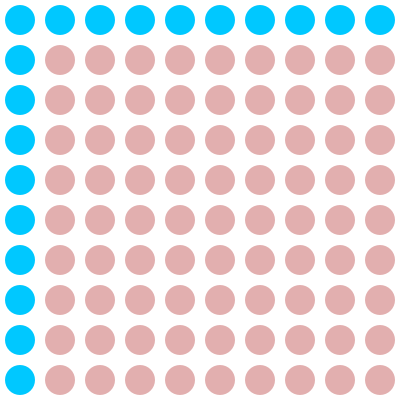
Frame 1 (no input)
Frame 60 (the mouse pressed at the canvas centre just before this capture): identical to frame 1, image omitted
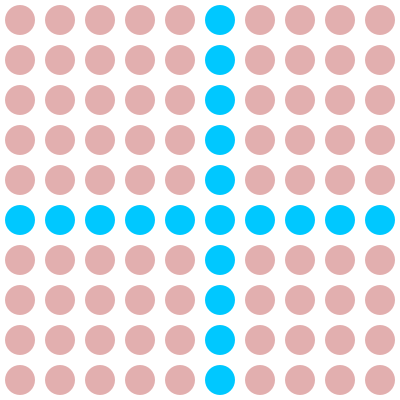
Frame 120 (the mouse held since frame 60 and released just before this capture)

The Processing sketch that drew these frames (run headless with seeded random() and noise(); from frame 60 on, the mouse is pressed at the canvas centre):

// Processing sketch: circlegridfollowcursor
// ── circlegridfollowcursor.pde
void setup()
{
  size(400, 400);
  noStroke();
  fill(180, 50, 50, 100);
}

void draw()
{
  background(255);

  for (int row=0; row<10; row = row+1)
  {
    for (int col=0; col<10; col = col+1)
    {
      if (row == mouseY/40 || col == mouseX/40) {
        fill(0, 200, 255);
      } else {
        fill(180, 50, 50, 100);
      }
      ellipse(20 + col*40, 20 + row*40, 30, 30);
    }
  }
}
